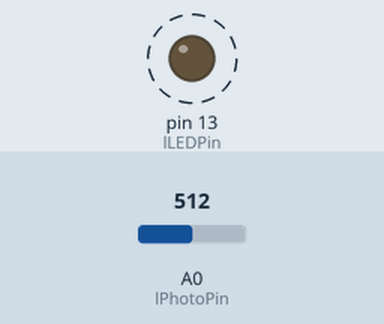
A sketch run on a simulated Arduino Uno, built with avr-gcc and run on an emulated ATmega328P. On the bench: output pins drawn as LEDs (lit = HIGH). Dashed ring = blinking. Inputs (shaded band) come from the test bench; at power-on: A0 (lPhotoPin) = 512.

Above: at 1.8 s.
1.9 s: A0 (lPhotoPin) set to 0
At 3.0 s:
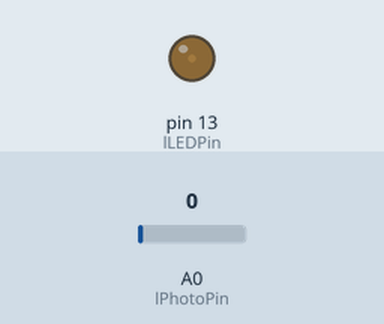
3.6 s: A0 (lPhotoPin) set to 122
At 3.9 s:
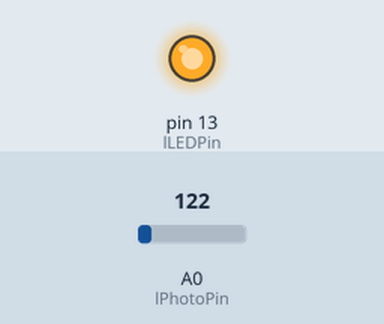
Timing chart, 0 to 13.1 s (numbered marks = the images above; inputs shaded):
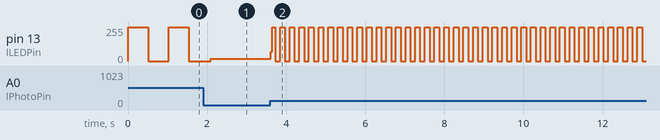

The sketch:

Photoresistor_ino.ino
```cpp
/***********************************
            PhotoR     10K
 +5    o---/\/\/--.--/\/\/---o GND
                  |
 Pin 0 o-----------
************************************/

int lPhotoPin = 0;
int lPhotoValue = 0;

int lLEDPin = 13;

void setup() {
  // put your setup code here, to run once:
  Serial.begin( 9600 );
  pinMode( lLEDPin, OUTPUT );
}

void loop() {
  // put your main code here, to run repeatedly:
  lPhotoValue = analogRead( lPhotoPin );

  //Serial.print( "Analog reading = " );
  //Serial.println( lPhotoValue );     // the raw analog reading
  digitalWrite( lLEDPin, HIGH );
  delay( lPhotoValue );
  digitalWrite( lLEDPin, LOW );
  delay( lPhotoValue );
}
```

Measured:
- after the input at 3.6 s, pin 13 (lLEDPin): 16/255 → 69/255 at once, then moves between 0/255 and 255/255, repeating every 0.24 s
- by itself, pin 13 (lLEDPin): alternates 255/255 for 0.51 s and 0/255 for 0.51 s
